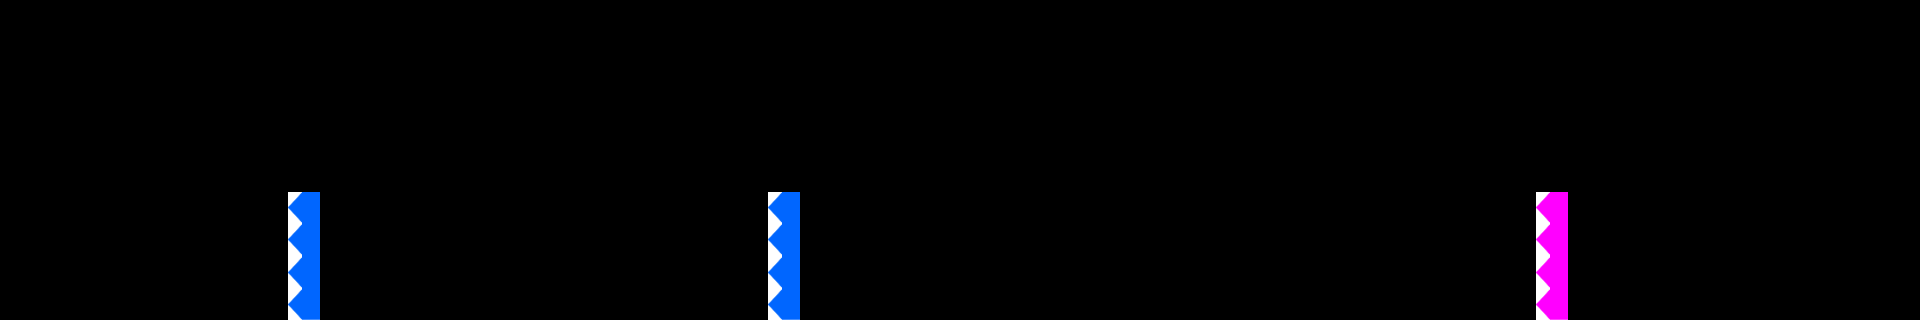

A 2D game scene composited from a Tiled map and its tileset images. What follows is a short description and the map's XML, with each tile layer's data collapsed to a summary:
An orthogonal 60x10 tile map with 32x32 px tiles, 2 tile layers (FloorLayer, ThingLayer).

<map version="1.0" orientation="orthogonal" width="60" height="10" tilewidth="32" tileheight="32">
 <tileset firstgid="1" name="bg_tmx" tilewidth="32" tileheight="32">
  <image source="bg_tmx.png" width="320" height="320" />
  <tile id="0">
   <properties>
    <property name="isFloor" value="1" />
   </properties>
  </tile>
  <tile id="3">
   <properties>
    <property name="objType" value="life" />
    <property name="colorType" value="red" />
   </properties>
  </tile>
  <tile id="4">
   <properties>
    <property name="objType" value="star" />
    <property name="colorType" value="blue" />
   </properties>
  </tile>
  <tile id="5">
   <properties>
    <property name="objType" value="star" />
    <property name="colorType" value="pink" />
   </properties>
  </tile>
  <tile id="10">
   <properties>
    <property name="isFloor" value="1" />
   </properties>
  </tile>
  <tile id="11">
   <properties>
    <property name="objType" value="line" />
    <property name="colorType" value="pink" />
   </properties>
  </tile>
  <tile id="12">
   <properties>
    <property name="objType" value="line" />
    <property name="colorType" value="blue" />
   </properties>
  </tile>
  <tile id="14">
   <properties>
    <property name="objType" value="line" />
    <property name="colorType" value="blue" />
   </properties>
  </tile>
  <tile id="15">
   <properties>
    <property name="objType" value="line" />
    <property name="colorType" value="pink" />
   </properties>
  </tile>
  <tile id="30">
   <properties>
    <property name="isFloor" value="1" />
   </properties>
  </tile>
  <tile id="31">
   <properties>
    <property name="isFloor" value="1" />
   </properties>
  </tile>
  <tile id="32">
   <properties>
    <property name="isFloor" value="1" />
   </properties>
  </tile>
  <tile id="64">
   <properties>
    <property name="isBaffle" value="1" />
   </properties>
  </tile>
  <tile id="81">
   <properties>
    <property name="ObjTypeId" value="2" />
   </properties>
  </tile>
 </tileset>
 <layer name="FloorLayer" width="60" height="10">
  <data>[600 cells, 0 non-empty, 0 distinct tile ids]</data>
 </layer>
 <layer name="ThingLayer" width="60" height="10">
  <data>[600 cells, 12 non-empty, 8 distinct tile ids]</data>
 </layer>
</map>
